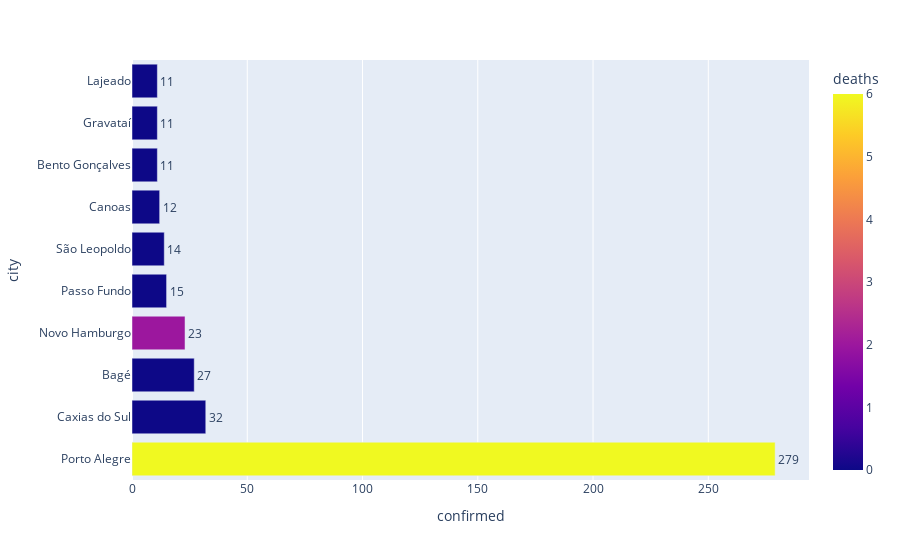

Notebook source saved alongside this figure:
### Markdown cell above
![Tabela1 casos confirmados por cidades do RS](IMG/Alegrete.png)

### Code cell
import plotly.express as px


fig = px.bar(rs.head(10), y='city', x='confirmed',color='deaths', text='confirmed',orientation='h')

fig.update_traces( textposition='outside')
fig.update_layout(uniformtext_minsize=8, uniformtext_mode='hide')
fig.show()

### Figure 1 — Plotly figure (JSON) as saved in the notebook; plotly's stock layout.template omitted (floating-point values rounded to 4 significant figures)
{"data": [{"alignmentgroup": "True", "hovertemplate": "confirmed=%{text}<br>city=%{y}<br>deaths=%{marker.color}<extra></extra>", "legendgroup": "", "marker": {"color": [6, 0, 0, 2, 0, 0, 0, 0, 0, 0], "coloraxis": "coloraxis"}, "name": "", "offsetgroup": "", "orientation": "h", "showlegend": false, "text": [279, 32, 27, 23, 15, 14, 12, 11, 11, 11], "textposition": "outside", "type": "bar", "x": [279, 32, 27, 23, 15, 14, 12, 11, 11, 11], "xaxis": "x", "y": ["Porto Alegre", "Caxias do Sul", "Bagé", "Novo Hamburgo", "Passo Fundo", "São Leopoldo", "Canoas", "Bento Gonçalves", "Gravataí", "Lajeado"], "yaxis": "y"}], "layout": {"barmode": "relative", "coloraxis": {"colorbar": {"title": {"text": "deaths"}}, "colorscale": [[0, "#0d0887"], [0.1111, "#46039f"], [0.2222, "#7201a8"], [0.3333, "#9c179e"], [0.4444, "#bd3786"], [0.5556, "#d8576b"], [0.6667, "#ed7953"], [0.7778, "#fb9f3a"], [0.8889, "#fdca26"], [1, "#f0f921"]]}, "legend": {"tracegroupgap": 0}, "margin": {"t": 60}, "uniformtext": {"minsize": 8, "mode": "hide"}, "xaxis": {"anchor": "y", "domain": [0, 1], "title": {"text": "confirmed"}}, "yaxis": {"anchor": "x", "domain": [0, 1], "title": {"text": "city"}}}}
